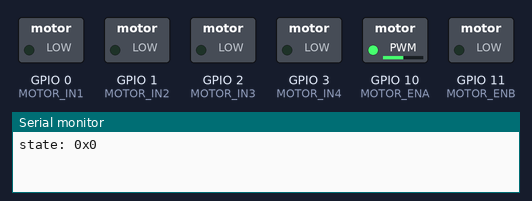
Simulated run of this sketch. Board: ESP32-S3. Parts: switched loads named in the sketch (green lamp = pin HIGH), the last lines printed to the serial monitor.

Above: at 0.05 s.
At 0.95 s:
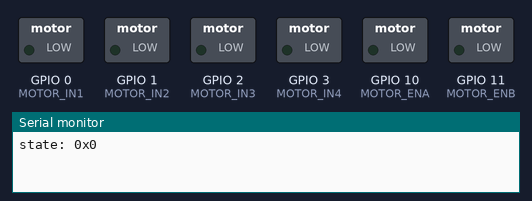
At 1.95 s:
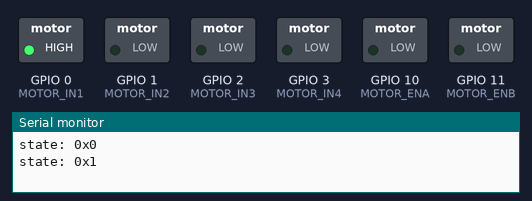
At 3.95 s:
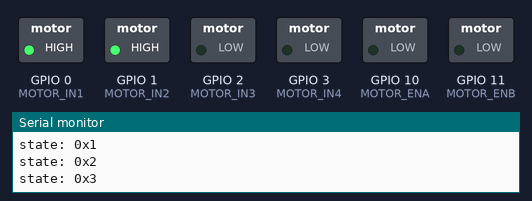
At 5.95 s:
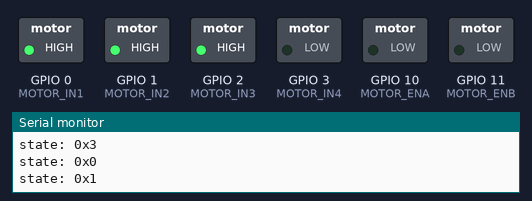
At 7.95 s:
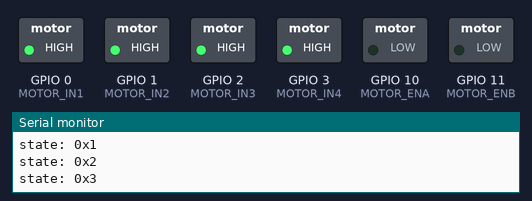
Timing chart, 0 to 10.4 s (numbered marks = the images above):
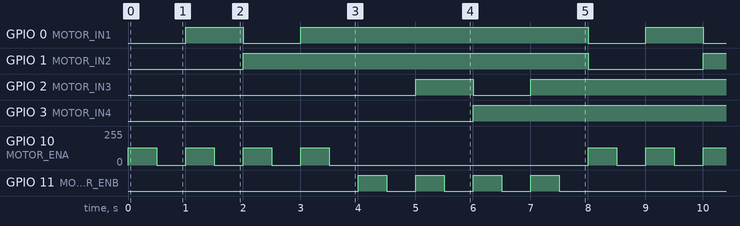

Measured:
- by itself, GPIO 0 (MOTOR_IN1), GPIO 2 (MOTOR_IN3): repeats every 8.0 s: LOW 1.0 s, HIGH 5.0 s, LOW 1.0 s, HIGH 1.0 s
- by itself, GPIO 1 (MOTOR_IN2), GPIO 3 (MOTOR_IN4): alternates HIGH for 6.0 s and LOW for 2.0 s
- by itself, GPIO 10 (MOTOR_ENA): repeats every 8.0 s: 3 × (0/255 0.50 s, 128/255 0.50 s), 0/255 4.5 s, 128/255 0.50 s
- by itself, GPIO 11 (MOTOR_ENB): repeats every 8.0 s: 3 × (LOW 0.50 s, HIGH 0.50 s), LOW 4.5 s, HIGH 0.50 s

The sketch:

MOTORES.ino
```cpp
// driver de motor
constexpr int MOTOR_IN1 = 0;
constexpr int MOTOR_IN2 = 1;
constexpr int MOTOR_IN3 = 2;
constexpr int MOTOR_IN4 = 3;
constexpr int MOTOR_ENA = 10;
constexpr int MOTOR_ENB = 11;


void setup() {
  Serial.begin(115200);
  pinMode(MOTOR_IN1, OUTPUT);
  pinMode(MOTOR_IN2, OUTPUT);
  pinMode(MOTOR_IN3, OUTPUT);
  pinMode(MOTOR_IN4, OUTPUT);
  pinMode(MOTOR_ENA, OUTPUT);
  pinMode(MOTOR_ENB, OUTPUT);
  while (!Serial) {
    delay(10);
  }
}

void loop() {
  for (int state = 0; state < 4; state++) {
    Serial.printf("state: 0x%x \r\n", state);
    analogWrite(MOTOR_ENA, 128);
    digitalWrite(MOTOR_IN1, ((state & 0b01) != 0));
    digitalWrite(MOTOR_IN2, ((state & 0b10) != 0));
    delay(500);
    analogWrite(MOTOR_ENA, 0);
    delay(500);
  }
  for (int state = 0; state < 4; state++) {
    Serial.printf("state: 0x%x \r\n", state);
    analogWrite(MOTOR_ENB, 255);
    digitalWrite(MOTOR_IN3, ((state & 0b01) != 0));
    digitalWrite(MOTOR_IN4, ((state & 0b10) != 0));
    delay(500);
    analogWrite(MOTOR_ENB, 0);
    delay(500);
  }
}
```
